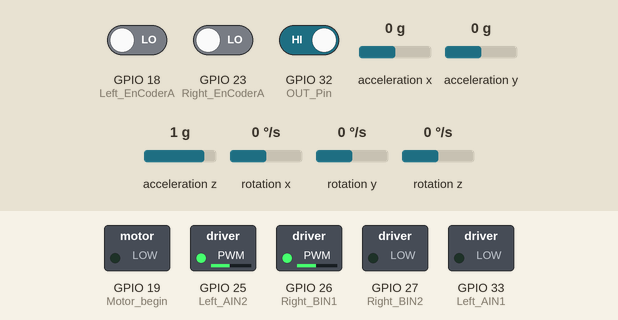
A sketch run on a simulated ESP32. On the bench: switched loads named in the sketch (green lamp = pin HIGH). Inputs (shaded band) come from the test bench; at power-on: acceleration y 0 g, GPIO 32 (OUT_Pin) HIGH, acceleration x 0 g, GPIO 18 (Left_EnCoderA) LOW, GPIO 23 (Right_EnCoderA) LOW, acceleration z 1 g, rotation x 0 °/s, rotation y 0 °/s, rotation z 0 °/s. What the sketch prints to the serial monitor is not drawn.

Above: at 4.2 s.
4.3 s: acceleration y set to 0.8 g
At 5.5 s:
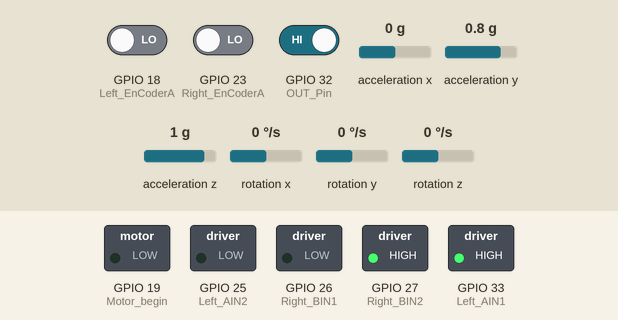
5.8 s: acceleration y set to -0.1 g
At 7.8 s:
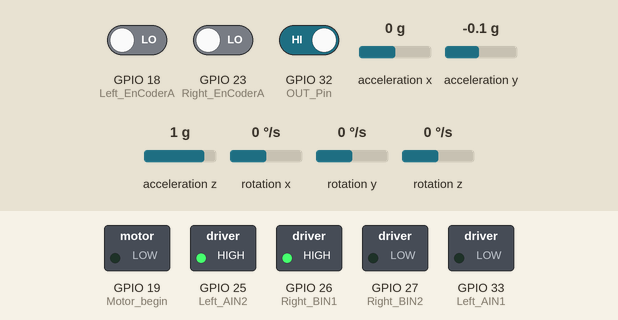
8.7 s: GPIO 32 (OUT_Pin) driven LOW
At 9.0 s:
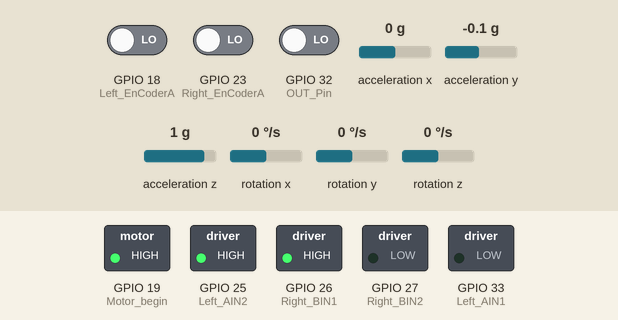
10.2 s: acceleration x set to -1.4 g
At 11.4 s:
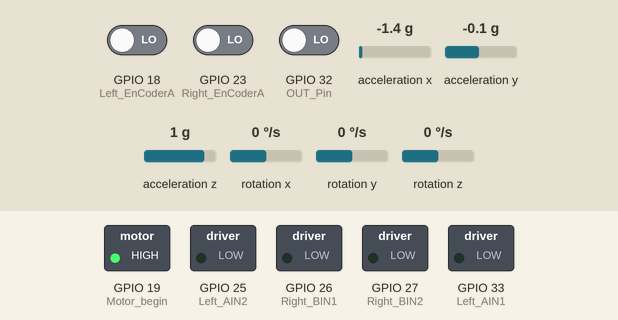
11.7 s: acceleration x set to 0 g
At 12.5 s:
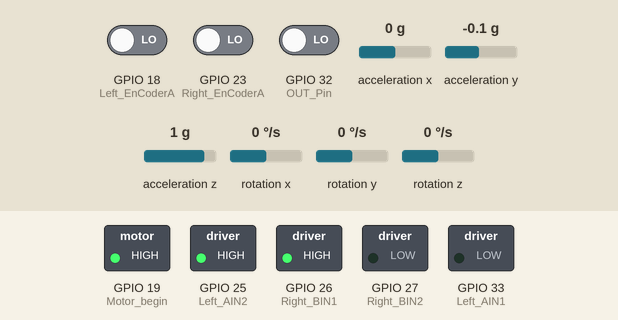
13.2 s: acceleration y set to 0.1 g
At 16.7 s:
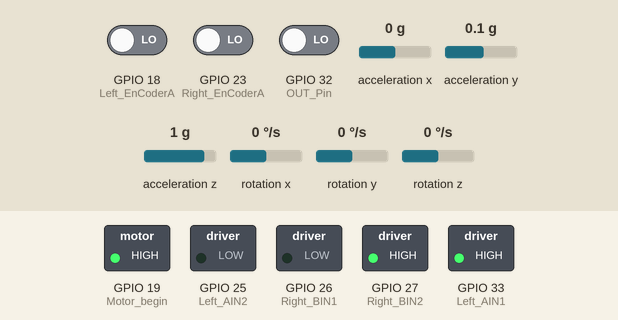
Timing chart, 0 to 17.2 s (numbered marks = the images above; inputs shaded):
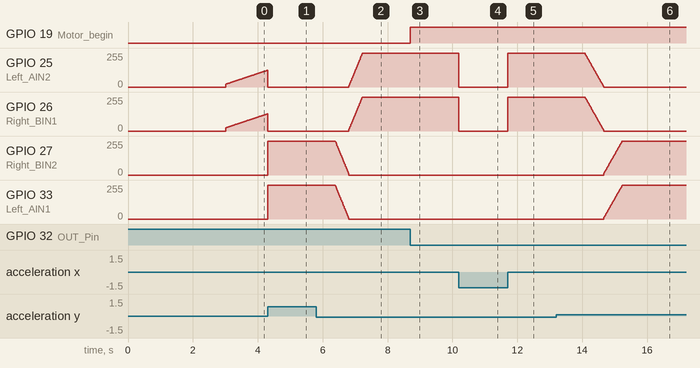

Measured:
- after the input at 4.3 s, GPIO 27 (Right_BIN2), GPIO 33 (Left_AIN1): 0/255 → 255/255 at once
- after the input at 5.8 s, GPIO 25 (Left_AIN2): moves from 0/255 to 255/255 over 0.42 s, starting after 1.0 s; GPIO 26 (Right_BIN1): moves from 0/255 to 255/255 over 0.41 s, starting after 1.0 s
- after the input at 8.7 s, GPIO 19 (Motor_begin): LOW → HIGH at once
- after the input at 10.2 s, GPIO 25 (Left_AIN2), GPIO 26 (Right_BIN1): 255/255 → 0/255 at once
- after the input at 11.7 s, GPIO 25 (Left_AIN2), GPIO 26 (Right_BIN1): 0/255 → 255/255 at once
- after the input at 13.2 s, GPIO 25 (Left_AIN2): moves from 255/255 to 0/255 over 0.58 s, starting after 0.88 s; GPIO 26 (Right_BIN1): moves from 255/255 to 0/255 over 0.57 s, starting after 0.89 s

The sketch:

sketch_sep7b.ino
```cpp
//  AT8236带稳压模块 ------ 电机编码器
//      AO1        ------  电机-
//      5V         ------  编码器5V
//      E1B        ------  A相
//      E1A        ------  B相
//      GND        ------  GND
//      AO2        ------  电机+
//
//      BO1        ------  电机-
//      5V         ------  编码器5V
//      E2B        ------  A相
//      E2A        ------  B相
//      GND        ------  GND
//      BO2        ------  电机+

/*-------加载各种库文件-------*/
#include <Wire.h>            //I2C通信库，单片机与陀螺仪通信
// #include <SoftwareSerial.h>  //软串口通信库，单片机与蓝牙通信
#include <MPU6050_tockn.h>
#include <Arduino.h>
#include "esp_system.h"
#include "esp_task_wdt.h"
#include <Ticker.h>

/*-------预定义Arduino与各模块连接的引脚-------*/
#define TX_Pin 14          //定义蓝牙串口TX针脚A0
#define RX_Pin 15          //定义蓝牙串口RX针脚A1
#define OUT_Pin 32        //定义超声波ECHO针脚
#define TRIG_Pin A3        //定义超声波TRIG针脚
#define SDA_Pin A4         //定义陀螺仪SDA针脚库默认
#define SCL_Pin A5         //定义陀螺仪SCL针脚库默认
#define Left_AIN1 33        //定义左轮TB6612引脚A1
#define Left_AIN2 25        //定义左轮TB6612引脚A2
#define Left_EnCoderA 18    //定义左轮编码器A相引脚
#define Right_BIN1 26      //定义右轮TB6612引脚B1
#define Right_BIN2 27       //定义右轮TB6612引脚B2
#define Right_EnCoderA 23  //定义右轮编码器A相引脚
#define Right_EnCoderB 23  //定义右轮编码器B相引脚
#define Stby_Pin 7         //定义TB6612引脚STBY
#define LStar_PWM 5        //测试出左电机起转PWM补偿值
#define RStar_PWM 8        //测试出右电机起转PWM补偿值
#define Drive_ANG 1.2      //定义小车前进后退角度数值，数值越大冲的越快
#define Voltage 15 //模拟引脚读取电源电压

#define ZHONGZHI 0.9 // 小车的机械中值  DIFFERENCE
/////////编码器引脚////////
#define ENCODER_L 8  //编码器采集引脚 每路2个 共4个
#define DIRECTION_L 4
#define ENCODER_R 7
#define DIRECTION_R 2
float Balance_Kp = 29, Balance_Kd = 0.9, Velocity_Kp = 2, Velocity_Ki = 0.01;
int Flag_Qian, Flag_Hou, Flag_Left, Flag_Right; //遥控相关变量
int Balance_Pwm, Velocity_Pwm, Turn_Pwm;   //直立 速度 转向环的PWM
volatile long Velocity_L, Velocity_R = 0;   //左右轮编码器数据
int Velocity_Left, Velocity_Right = 0;     //左右轮速度
const int pwmFrequency = 2000;  // PWM 频率（单位 Hz）
const int pwmResolution = 8;   // 分辨率（0-255，对应 8 位）
const int Left_AIN1_Channel = 0;
const int Left_AIN2_Channel = 1;  // LEDC 通道 (ESP32 支持 0-15)
const int Right_BIN1_Channel = 2;
const int Right_BIN2_Channel = 3;

int LEDLight = 0;

int times = 0;
int Velocity_Count=0;

Ticker timer;

/*-------实例化蓝牙串口和陀螺仪模块-------*/
// SoftwareSerial Bluetooth(RX_Pin, TX_Pin);  //初始化软通信串口RX, TX,对应蓝牙串口对象
MPU6050 Mpu6050(Wire);                     //实例化一个MPU6050对象，对象名称为mpu6050

/*-------定义调试和预设变量-------*/
float Balance_ANG = 0.81;                         //测试出的静态机械平衡角度。
float ANG_Kp = 18, ANG_Ki = 0.9, ANG_Kd = 0.8;           //反复调试得到角度环的Kp Ki Kd的值
float SPD_Kp = 20 , SPD_Ki = 0.1;                          //反复调试得到速度环的Kp Ki Kd的值  通常SPD_Ki = SPD_Kp / 200
float Turn_Kp = 0.6, Turn_SPD;                             //转向环Kp值通常为0.6

/*-------定义平衡车控制变量-------*/
float ANG_DIF_Val, ANG_INTG_Val;  //平衡车需要保持的角度，存在的角度偏差，偏差积分变量
float AngleX, AngleY, GyroX, GyroZ, AccZ;                   //Mpu6050输出的角度值为浮点数，两位有效小数
int delayShow=0;
float Spd_Last;                                             //上一次的速度数值
long  SPD_INTG_ValA, SPD_INTG_ValB;                         //定义速度积分变量
int   SPD_A = 0, SPD_B = 0, Mark_A = 0, Mark_B = 0;         //定义速度脉冲数和
int   ANG_PWM, SPD_PWM, Turn_PWM, TOT_PWM;                  //定义角度PWM、速度PWM、转向PWM和合计PWM

float distance;
long duration;

void setup() {
  Serial.begin(115200);    //打开串行通信,波特率大小影响print数量
  // Bluetooth.begin(9600);  //蓝牙串口初始化
  Motor_begin();          //电机马达初始化
  // 配置 PWM 通道、频率和分辨率
  ledcSetup(Left_AIN1_Channel, pwmFrequency, pwmResolution);
  // 将 PWM 通道附加到指定的 GPIO 引脚
  ledcAttachPin(Left_AIN1, Left_AIN1_Channel);
  ledcSetup(Left_AIN2_Channel, pwmFrequency, pwmResolution);
  ledcAttachPin(Left_AIN2, Left_AIN2_Channel);
  ledcSetup(Right_BIN1_Channel, pwmFrequency, pwmResolution);
  ledcAttachPin(Right_BIN1, Right_BIN1_Channel);
  ledcSetup(Right_BIN2_Channel, pwmFrequency, pwmResolution);
  ledcAttachPin(Right_BIN2, Right_BIN2_Channel);

  MPU6050_begin();        //陀螺仪初始化
  Serial.println("I'm Ready！");
  // 设置定时器中断，每 10 毫秒触发一次
  timer.attach_ms(10, control);
  // // Bluetooth.println("OK");  //输出OK到手机APP调试窗口
}

void loop() {
  EnCode_Count();
  // Bluetooth_DEBUG();    //手机蓝牙调试控制

}
void control() {
  // 读取US-016的OUT引脚
  distance = digitalRead(OUT_Pin);
  if (distance == LOW) {
    // 当OUT引脚为低电平，表示检测到障碍物
    digitalWrite(19, HIGH);
  } else {
    digitalWrite(19, LOW);
  }
  AnglePID_PWMCount();  //角度环PWM计算
  SpeedPID_PWMCount(SPD_A, SPD_B);                         //速度环PWM计算
  // SPD_PWM = velocity(SPD_A, SPD_B);                         //速度环PWM计算
  View_PWM();
  SPD_A = SPD_B = 0;                                       //计数器清零重新计数
  TurnPID_PWMCount();
  TOT_PWM = ANG_PWM - SPD_PWM;                             //串联角度环和速度环
  // TOT_PWM = ANG_PWM - 0;                             //串联角度环和速度环
  Car_DRV(TOT_PWM);                                        //小车运动执行

  delayShow++;
  // if (delayShow > 99) {
  //   if (LEDLight == 0) {
  //     digitalWrite(19, HIGH);
  //     LEDLight = 1;
  //   } else {
  //     digitalWrite(19, LOW);
  //     LEDLight = 0;
  //   }
  //   delayShow = 0;
  // }
}
void View_PWM() {
  if (++Velocity_Count < 100)
  {
    return;
  }
  Velocity_Count = 0;
  //  Serial.print("前方距离:"); Serial.print(distance);  Serial.print(',');
   Serial.print("角度X:"); Serial.print(AngleX);  Serial.print(',');
  Serial.print("直立环:"); Serial.print(ANG_PWM); Serial.print(',');
  Serial.print("速度环:"); Serial.print(-SPD_PWM); Serial.print(',');
  Serial.print("综合值:"); Serial.print(TOT_PWM); Serial.println(',');
  // Serial.print("理想值:"); Serial.println(0);
}

/*-------定义陀螺仪初始化程序-------*/
void MPU6050_begin() {
  Wire.begin();
  Mpu6050.begin();
  Mpu6050.calcGyroOffsets(true);  //测试陀螺仪补偿值，耗时3秒
  // // Mpu6050.setGyroOffsets(-0.5, -4.2, -0.03);               //后期可直接设置不用每次都测试
}

/*-------定义马达初始化程序-------*/
void Motor_begin() {
  /*-------定义A马达驱动引脚-------*/
  // pinMode(Left_AIN1, OUTPUT);
  // pinMode(Left_AIN2, OUTPUT);
  pinMode(Left_EnCoderA, INPUT);
  pinMode(19, OUTPUT);
  /*-------定义B马达驱动引脚-------*/
  // pinMode(Right_BIN1, OUTPUT);
  // pinMode(Right_BIN2, OUTPUT);
  pinMode(Right_EnCoderA, INPUT);
  // pinMode(Right_EnCoderB, OUTPUT);
  // pinMode(Stby_Pin, OUTPUT);
  //编码器引脚
  pinMode(Voltage,INPUT); //初始化作为输入端
  // pinMode(ENCODER_L, INPUT);
  // pinMode(DIRECTION_L, INPUT);
  // pinMode(ENCODER_R, INPUT);
  // pinMode(DIRECTION_R, INPUT);
  //超声波引脚
  pinMode(OUT_Pin, INPUT);
}

/*-------定义小车控制程序-------*/
void Car_DRV(int Pwm) {  //两个电机转动方向镜像对称，小车向一个方向行驶
  int Left_PWM, Right_PWM;
  /*-------补偿两轮启动PWM-------*/
  if (Pwm > 0) {
    Left_PWM = Pwm + LStar_PWM;
    Right_PWM = Pwm + RStar_PWM;
  }
  if (Pwm < 0) {
    Left_PWM = Pwm - LStar_PWM;
    Right_PWM = Pwm - RStar_PWM;
  }
  if (Pwm == 0) {
    Left_PWM = 0;
    Right_PWM = 0;
  }


  /*-------控制电机转动-------*/
  Motor_DRV(Left_AIN1_Channel, Left_AIN2_Channel, Left_PWM);       //输入左侧电机3个针脚和PWM数值
  Motor_DRV(Right_BIN1_Channel, Right_BIN2_Channel, -Right_PWM);  //输入右侧电机3个针脚和PWM数值
}

/*-------定义电机转动程序-------*/
void Motor_DRV(int Pin1, int Pin2, int PwmVal) {
  PwmVal = constrain(PwmVal, -255, 255);  //限定Pwm区间在-255~255
  // digitalWrite(Stby_Pin, HIGH);
  // analogWrite(PinPwm, abs(PwmVal));  //设置输出的PWM数值
  if (PwmVal == 0) {                 //如果PWM为0则输出针脚为低电压，马达停止转动
    ledcWrite(Pin1, 0);
    ledcWrite(Pin2, 0);
  }
  if (PwmVal > 0) {  //如果PWM大于0则电机顺时针转动
    ledcWrite(Pin2, 0);
    ledcWrite(Pin1, PwmVal);
  }
  if (PwmVal < 0) {  //如果PWM小于0则电机逆时针转动
    ledcWrite(Pin2, -PwmVal);
    ledcWrite(Pin1, 0);
  }
}

/*-------定义蓝牙串口调试和控制程序-------*/
void Bluetooth_DEBUG() {         //根据手机端发送来的串口数据控制数值增减
  // while (Bluetooth.available())  //当有数据时开始执行
  // {
  //   char Receive_Char = Bluetooth.read();  //读取蓝牙端发送的数据
  //   switch (Receive_Char) {
  //     /*-------机械平衡点调整-------*/
  //     case '1': ZHONGZHI += 0.1; break;  //调节物理平衡点,w前倾，s后仰
  //     case '2': ZHONGZHI -= 0.1; break;
  //     /*-------角度环调试-------*/
  //     case '3': ANG_Kp += 0.1; break;   //调节直立环 比例Kp项-
  //     case '4': ANG_Kp -= 0.1; break;   //调节直立环 比例Kp项+
  //     case '5': ANG_Ki += 0.01; break;  //调节直立环 积分项Ki-
  //     case '6': ANG_Ki -= 0.01; break;  //调节直立环 积分项Ki+
  //     case '7': ANG_Kd += 0.01; break;  //调节直立环 微分项Kd-
  //     case '8':
  //       ANG_Kd -= 0.01;
  //       break;  //调节直立环 微分项Kd+
  //     /*------控制小车前后运行------------------------*/
  //     case 'w': ZHONGZHI = Balance_ANG - Drive_ANG; break;
  //     case 'b': ZHONGZHI = Balance_ANG + Drive_ANG; break;
  //     case 's': ZHONGZHI = Balance_ANG; break;
  //   }
  //   /*-------调试时PID极性限制-------*/
  //   if (ANG_Kp < 0) ANG_Kp = 0;
  //   if (ANG_Ki < 0) ANG_Ki = 0;
  //   if (ANG_Kd < 0) ANG_Kd = 0;

  //   /*-------串口打印输出显示-------*/
  //   Bluetooth.print("ZHONGZHI: ");
  //   Bluetooth.println(ZHONGZHI);
  //   Bluetooth.print("ANG_Kp:");
  //   Bluetooth.print(ANG_Kp);
  //   Bluetooth.print("  ANG_Ki:");
  //   Bluetooth.print(ANG_Ki);
  //   Bluetooth.print("  ANG_Kd:");
  //   Bluetooth.println(ANG_Kd);
  //   delay(1);
  // }
}
/**************************************************************************
函数功能：直立PD控制  作者：平衡小车之家
入口参数：角度、角速度
返回  值：直立控制PWM
**************************************************************************/
int balance(float Angle, float Gyro)
{
  float Bias;
  int balance;
  Bias = Angle - ZHONGZHI;                         //===求出平衡的角度中值 和机械相关
  balance = Balance_Kp * Bias + Gyro * Balance_Kd; //===计算平衡控制的电机PWM  PD控制   kp是P系数 kd是D系数
  return balance;
}
/**************************************************************************
函数功能：速度PI控制 作者：平衡小车之家
入口参数：左轮编码器、右轮编码器
返回  值：速度控制PWM
**************************************************************************/
int velocity(int encoder_left, int encoder_right)
{
  static float Velocity, Encoder_Least, Encoder, Movement=0;
  static float Encoder_Integral, Target_Velocity;
  float kp = 2, ki = kp / 200;    //PI参数
  // if       ( Flag_Qian == 1)Movement = 600;
  // else   if ( Flag_Hou == 1)Movement = -600;
  // else    //这里是停止的时候反转，让小车尽快停下来
  // {
  //   Movement = 0;
  //   if (Encoder_Integral > 300)   Encoder_Integral -= 200;
  //   if (Encoder_Integral < -300)  Encoder_Integral += 200;
  // }
  //=============速度PI控制器=======================//
  Encoder_Least = (encoder_left + encoder_right) - 0;               //===获取最新速度偏差==测量速度（左右编码器之和）-目标速度（此处为零）
  Encoder *= 0.7;                                                   //===一阶低通滤波器
  Encoder += Encoder_Least * 0.3;                                   //===一阶低通滤波器
  Encoder_Integral += Encoder;                                      //===积分出位移 积分时间：40ms
  Encoder_Integral = Encoder_Integral - Movement;                   //===接收遥控器数据，控制前进后退
  if (Encoder_Integral > 21000)    Encoder_Integral = 21000;        //===积分限幅
  if (Encoder_Integral < -21000) Encoder_Integral = -21000;         //===积分限幅
  Velocity = Encoder * Velocity_Kp + Encoder_Integral * Velocity_Ki;                  //===速度控制
  // if (Turn_Off(KalFilter.angle, Battery_Voltage) == 1 || Flag_Stop == 1)    Encoder_Integral = 0;//小车停止的时候积分清零
  return Velocity;
}
/*-------定义角度环PID调试程序输出电机电压PWM数值-------*/
/* 用陀螺仪返回的数据计算直立PID的PWM
   前倾陀螺仪X轴为正，后仰陀螺仪X轴为负
   车子前后移动保持平衡状态
*/
void AnglePID_PWMCount() {       //计算电机转动需要的PWM数值
  Mpu6050.update();
  AngleX = Mpu6050.getAngleX();  //获取陀螺仪X方向角度
  AngleY = Mpu6050.getAngleY();                                     //获取陀螺仪Y方向角度
  GyroX = Mpu6050.getGyroX();     // 获取陀螺仪X方向角速度
  // ANG_PWM = balance(AngleX,GyroX);
  if ((abs(AngleX) <= 45) && (abs(AngleY) < 5)) {                            //如果小车前后倾斜角度小于75°,并且左右倾角小于10°则运行
    ANG_DIF_Val = AngleX - ZHONGZHI;                                        //计算小车偏转角度与静态平衡角度的差值。
    ANG_INTG_Val += ANG_DIF_Val;                                              //计算角度偏差的积分，INTG_Val为全局变量，一直积累
    ANG_INTG_Val = constrain(ANG_INTG_Val, -800, 800);                        //限定误差积分的最大和最小值
    ANG_PWM = ANG_Kp * ANG_DIF_Val + ANG_Ki * ANG_INTG_Val + ANG_Kd * GyroX;  //通过调节PID计算角度环PWM数值
  } else ANG_PWM = 0;
}
/*-------定义速度环PID调试程序输出电机电压PWM数值-------*/
/* 通过电机转动算出速度环PID的PWM
   前进左轮A速度环为正，右纶B速度环为负
   用于辅助小车尽快平衡
*/
void SpeedPID_PWMCount(int Spd_LA, int Spd_RB) {             //车轮位移PID计算PWM，通过电机编码器返回数据计算
  float Spd_Val = (Spd_LA + Spd_RB) / 2;                     //消除两轮不一致的误差
  Spd_Val = 0.3 * Spd_Val + 0.7 * Spd_Last ;                 //★增加速度环一阶滤波器，让数值平缓过渡
  Spd_Last = Spd_Val;
  SPD_INTG_ValA += Spd_LA;
  SPD_INTG_ValB += Spd_RB;
  SPD_INTG_ValA = constrain(SPD_INTG_ValA, -1000, 1000);       //限定误差积分的最大和最小值
  SPD_INTG_ValB = constrain(SPD_INTG_ValB, -1000, 1000);       //限定误差积分的最大和最小值
  long SPD_INTG_Val = (SPD_INTG_ValA + SPD_INTG_ValB) / 2;
  SPD_INTG_Val = constrain(SPD_INTG_Val, -2000, 2000);
  if ((abs(AngleX) <= 45) && (abs(AngleY) < 5)) {
    SPD_PWM = SPD_Kp * Spd_Val + SPD_Ki * SPD_INTG_Val;        //通过调节PI计算速度环PWM数值
  }
  else SPD_PWM = 0;
  if (ANG_PWM < 0) SPD_PWM = -SPD_PWM;                         //★解决单A相测速方向问题
}
/*-------定义转向环PID调试程序输出电机电压PWM数值-------*/
/* 通过陀螺仪Z轴加速度计算小车转向PWM
*/
void TurnPID_PWMCount()                                    //转向PMW计算
{
  GyroZ = Mpu6050.getGyroZ();                              //获取陀螺仪Z轴角速度
  AccZ = Mpu6050.getAccZ();                                //获取陀螺仪Z轴角加速度
  Turn_PWM = Turn_Kp * (Turn_SPD - GyroZ) - Turn_Kp * AccZ ;
}
/*-------定义编码器计数程序-------*/
void EnCode_Count() {
  if (digitalRead(Left_EnCoderA) == 1 && Mark_A == 0) {      //计算霍尔编码器电机速度脉冲数值
    SPD_A++; Mark_A = 1;
  }
  if (digitalRead(Left_EnCoderA) == 0 && Mark_A == 1) {
    SPD_A++; Mark_A = 0;
  }
  if (digitalRead(Right_EnCoderA) == 1 && Mark_B == 0) {
    SPD_B++; Mark_B = 1;
  }
  if (digitalRead(Right_EnCoderA) == 0 && Mark_B == 1) {
    SPD_B++; Mark_B = 0;
  }
}
```
